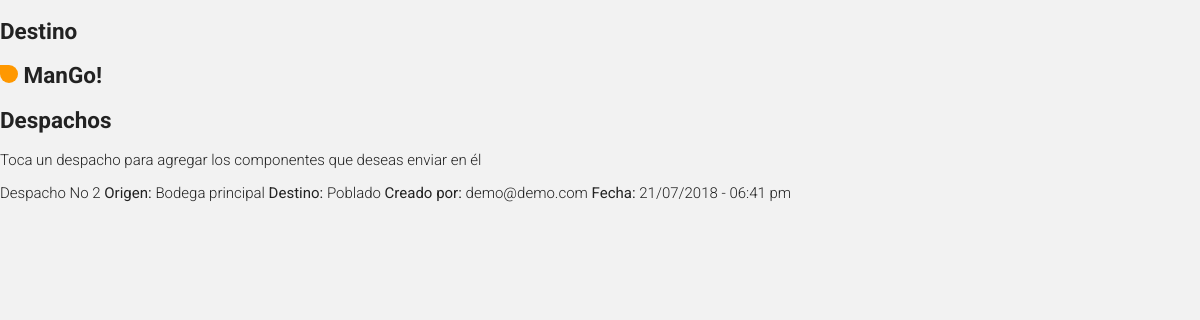
The app's page /despacho_resumen.php (signed in) with its own data.
### tables this page shows
CREATE TABLE `despachos` (
  `id` int(15) NOT NULL,
  `fecha` datetime NOT NULL,
  `fecha_envio` datetime NOT NULL,
  `fecha_recibe` datetime NOT NULL,
  `usuario` int(15) NOT NULL,
  `origen` int(15) NOT NULL,
  `destino` int(15) NOT NULL,
  `estado` varchar(50) NOT NULL,
  `usuario_recibe` int(15) NOT NULL
);

CREATE TABLE `locales` (
  `id` int(15) NOT NULL,
  `fecha` datetime NOT NULL,
  `usuario` int(15) NOT NULL,
  `local` varchar(50) NOT NULL,
  `direccion` varchar(100) NOT NULL,
  `telefono` varchar(15) NOT NULL,
  `tipo` varchar(50) NOT NULL,
  `apertura` time NOT NULL,
  `cierre` time NOT NULL,
  `propina` int(3) NOT NULL,
  `imagen` varchar(2) NOT NULL,
  `imagen_nombre` varchar(50) NOT NULL
);

CREATE TABLE `usuarios` (
  `id` int(15) NOT NULL,
  `fecha` datetime NOT NULL,
  `usuario` int(15) NOT NULL,
  `correo` varchar(50) NOT NULL,
  `contrasena` varchar(50) NOT NULL,
  `nombres` varchar(100) NOT NULL,
  `apellidos` varchar(100) NOT NULL,
  `tipo` varchar(50) NOT NULL,
  `local` int(15) NOT NULL,
  `imagen` varchar(2) NOT NULL,
  `imagen_nombre` varchar(50) NOT NULL
);

### despacho_resumen.php (the view, shortened to what this page needs)
<?php
include ("sis/nombre_sesion.php");
?>
<?php
$id_origen = isset($_GET['id_origen']) ? $_GET['id_origen'] : null ;
?>
<!DOCTYPE html>
<html lang="es">
<head>
    <?php
    include ("partes/head.php");
    ?>
</head>
<body>
    <header>
        <div class="header_contenedor">
            <a href="despacho_destino.php?id_origen=<?php echo "$id_origen"; ?>&id_destino=<?php echo "$id"; ?>">
                <div class="cabezote_col_izq">
                    <h2><div class="flecha_izq"></div> <span class="logo_txt_auxiliar"> Destino</span></h2>
                </div>
            </a>
            <a href="index.php">
                <div class="cabezote_col_cen">
                    <h2><div class="logo_img"></div> <span class="logo_txt">ManGo!</span></h2>
                </div>
            </a>
        </div>
    </header>
    <section id="contenedor">
        <article class="bloque">
            <div class="bloque_margen">
                <h2>Despachos</h2>
                <p>Toca un despacho para agregar los componentes que deseas enviar en él</p>
                <?php
                $consulta = $conexion->query("SELECT * FROM despachos WHERE estado = 'creado' ORDER BY fecha DESC");
                if ($consulta->num_rows == 0)
                {
                    ?>
                    <p class="mensaje_error">No se han encontrado despachos creados.</p>
                    <?php
                }
                else
                {
                    while ($fila = $consulta->fetch_assoc())
                    {
                        $id = $fila['id'];
                        $fecha = date('d/m/Y', strtotime($fila['fecha']));
                        $hora = date('h:i a', strtotime($fila['fecha']));
                        $usuario = $fila['usuario'];
                        $origen = $fila['origen'];
                        $destino = $fila['destino'];
                        $consulta2 = $conexion->query("SELECT * FROM locales WHERE id = $origen");
                        if ($filas2 = $consulta2->fetch_assoc())
                        {
                            $local_origen = $filas2['local'];
                            $local_origen_tipo = $filas2['tipo'];
                        }
                        else
                        {
                            $local_origen = "Bodega principal";
                        }
                        $consulta2 = $conexion->query("SELECT * FROM locales WHERE id = $destino");
                        if ($filas2 = $consulta2->fetch_assoc())
                        {
                            $local_destino = $filas2['local'];
                        }
                        else
                        {
                            $local_destino = "No se ha asignado un local";
                            $local_destino_tipo = "--";
                        }
                        $consulta_usuario = $conexion->query("SELECT * FROM usuarios WHERE id = '$usuario'");
                        if ($fila = $consulta_usuario->fetch_assoc())
                        {
                            $usuario = $fila['correo'];
                        }
                        ?>
                        <a href="despacho_componentes.php?id_despacho=<?php echo "$id"; ?>">
                            <div class="item">
                                <div class="item_info">
                                    <span class="item_titulo">Despacho No <?php echo ucfirst("$id"); ?></span>
                                    <span class="item_descripcion"><b>Origen: </b><?php echo ucfirst("$local_origen"); ?></span>
                                    <span class="item_descripcion"><b>Destino: </b><?php echo ucfirst("$local_destino"); ?></span>
                                    <span class="item_descripcion"><b>Creado por: </b><?php echo ("$usuario"); ?></span>
                                    <span class="item_descripcion"><b>Fecha: </b><?php echo ucfirst("$fecha"); ?> - <?php echo ucfirst("$hora"); ?></span>
                                </div>
                            </div>
                        </a>
                        <?php
                    }
                }
                ?>
            </div>
        </article>
    </section>
</body>
</html>

### css/estilos.css (style rules this page uses)
body { background-color: rgba(0, 0, 0, 0.05); color: #222; font-family: 'Roboto', sans-serif, arial; font-size: 15px; font-weight: 300; margin: 0; }
a { color: inherit; text-decoration: none; outline: none; }

### css/toolbar.css (style rules this page uses)
.logo_img { background: #ff9800; border-radius: 1em; border-top-left-radius: 0; display: inline-block; height: 0.8em; width: 0.8em; }

### records on screen
despachos: id "2", local_origen "Bodega principal", locales.local "Poblado", usuarios.correo "demo@demo.com", fecha "21/07/2018", fecha "06:41 pm"
